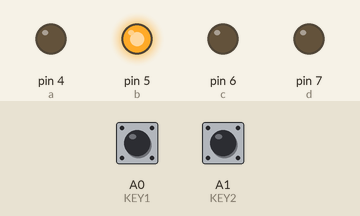
Bench run of a sketch on a simulated Arduino Uno, built with avr-gcc and run on an emulated ATmega328P. On the bench: output pins drawn as LEDs (lit = HIGH). Inputs (shaded band) come from the test bench; at power-on: A0 (KEY1) HIGH, A1 (KEY2) HIGH.

Above: at 1.2 s.
1.3 s: A0 (KEY1) pulled LOW for 0.15 s
At 1.37 s:
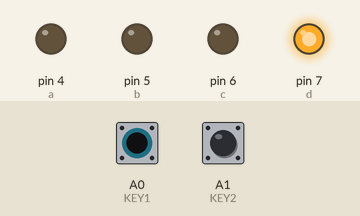
2.9 s: A1 (KEY2) pulled LOW for 0.15 s
At 2.97 s:
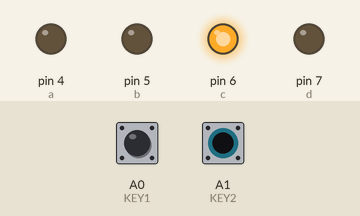
4.5 s: A1 (KEY2) pulled LOW for 3.2 s
At 8.9 s:
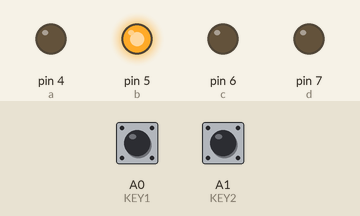
9.2 s: A0 (KEY1) pulled LOW for 3.2 s
At 10.2 s:
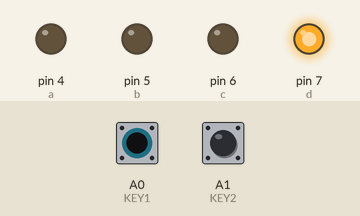
13.9 s: A0 (KEY1) driven LOW and A1 (KEY2) driven LOW
At 15.0 s:
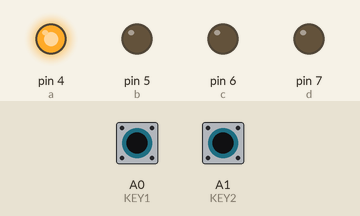
Timing chart, 0 to 16.4 s (numbered marks = the images above; inputs shaded):
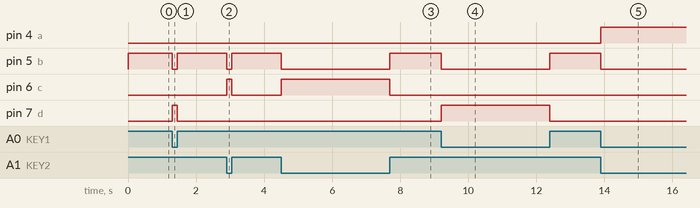

Measured:
- after the input at 1.3 s, pin 5 (b): HIGH → LOW at once, → HIGH 0.15 s later; pin 7 (d): LOW → HIGH at once, → LOW 0.15 s later
- after the input at 2.9 s, pin 5 (b): HIGH → LOW at once, → HIGH 0.15 s later; pin 6 (c): LOW → HIGH at once, → LOW 0.15 s later
- after the input at 4.5 s, pin 5 (b): HIGH → LOW at once, → HIGH 3.2 s later; pin 6 (c): LOW → HIGH at once, → LOW 3.2 s later
- after the input at 9.2 s, pin 5 (b): HIGH → LOW at once, → HIGH 3.2 s later; pin 7 (d): LOW → HIGH at once, → LOW 3.2 s later
- after the input at 13.9 s, pin 4 (a): LOW → HIGH at once; pin 5 (b): HIGH → LOW at once

The sketch:

bai_14.ino
```cpp
#define a 4
#define b 5
#define c 6
#define d 7
#define KEY1 A0
#define KEY2 A1
void setup() {
  // put your setup code here, to run once:
  pinMode(a, OUTPUT);
  pinMode(b, OUTPUT);
  pinMode(c, OUTPUT);
  pinMode(d, OUTPUT);

  pinMode(KEY1, INPUT);
  pinMode(KEY2, INPUT);
}

void led1() {
  digitalWrite(a, 1);
  digitalWrite(b, 0);
  digitalWrite(c, 0);
  digitalWrite(d, 0);
}

void led2() {
  digitalWrite(a, 0);
  digitalWrite(b, 1);
  digitalWrite(c, 0);
  digitalWrite(d, 0);
}

void led3() {
  digitalWrite(a, 0);
  digitalWrite(b, 0);
  digitalWrite(c, 1);
  digitalWrite(d, 0);
}

void led4() {
  digitalWrite(a, 0);
  digitalWrite(b, 0);
  digitalWrite(c, 0);
  digitalWrite(d, 1);
}


void loop() {
  // put your main code here, to run repeatedly:
  if (digitalRead(KEY1) == 0) {
    if (digitalRead(KEY2) == 0) {
      led1();
    }
  }
  if (digitalRead(KEY1) == 0) {
    if (digitalRead(KEY2) == 1) {
      led4();
    }
  }
  if (digitalRead(KEY1) == 1) {
    if (digitalRead(KEY2) == 1) {
      led2();
    }
  }
  if (digitalRead(KEY1) == 1) {
    if (digitalRead(KEY2) == 0) {
      led3();
    }
  }
}
```
